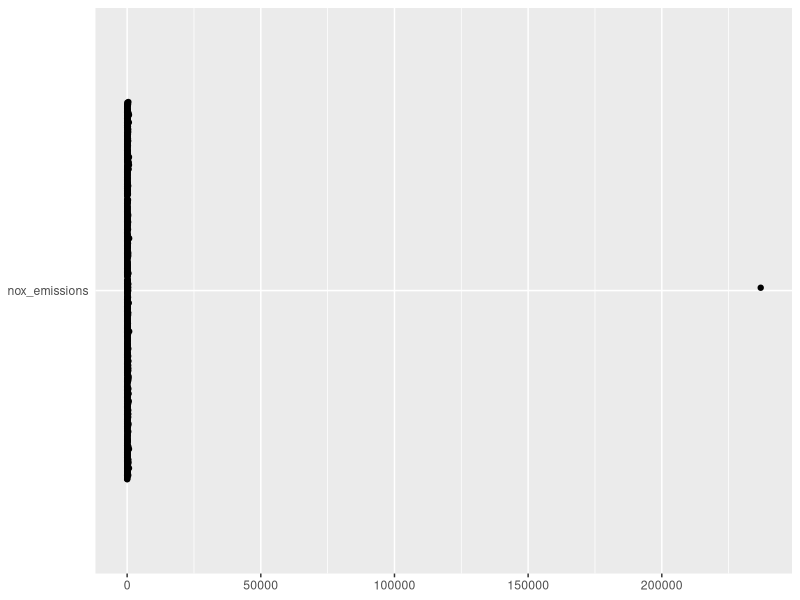

This figure's R source:
rm(list = ls()) # Clear environment
options(digits = 2) # Set output display precision
cat("\014") # Clear console
# Hit Ctrl+Shift+L to clear plots

regenerate_plots = FALSE

library(ggplot2)
library(GGally)

X = read.table('data.txt', header=TRUE)
X$euro_standard = factor(X$euro_standard)

set.seed(0380267)
selVec <- c(sample(1:dim(X)[1],1000))
XTrain <- X[selVec,]
XTest <- X[-selVec,]

# These identifying variables will not be included in any models
id_col_names = c('manufacturer',
                 'model',
                 'description')
id_cols = which(names(X) %in% id_col_names)

factor_col_names = c('euro_standard',
                     'transmission_type',
                     'fuel_type')
factor_cols = which(names(X) %in% factor_col_names)

continuous_cols = which(!(names(X) %in% id_col_names)
                        & !(names(X) %in% factor_col_names))

# One-dimensional jittered points plots of variables with extreme outliers
if (regenerate_plots) {
  outlier_col_names = c('noise_level', 'nox_emissions')
  for (col_name in outlier_col_names) {
    col = which(names(X) == col_name)
    df = data.frame(vec=XTrain[,col])
    ggplot(df, aes(x=1, y=vec)) +
      # geom_boxplot(colour='grey60') +
      geom_jitter(width=0.4) +
      coord_flip() +
      ggtitle(col_name) +
      theme(axis.title.y=element_blank(),
            axis.title.x=element_blank(),
            axis.text.y=element_blank(),
            axis.ticks.y=element_blank(),
            legend.position='none')
    filename = paste('jitterbox_', col_name, '.pdf', sep='')
    ggsave(filename, width=15, height=2)
  }
}

df = data.frame(vec=XTrain[,14])
ggplot(df, aes(x='nox_emissions', y=vec)) +
  # geom_boxplot(colour='grey60') +
  geom_jitter(width=0.4) +
  coord_flip() +
  theme(axis.title.y=element_blank(),
        axis.title.x=element_blank(),
        axis.ticks.y=element_blank(),
        legend.position='none')

# Find, save, and remove all extreme univariate outliers
outlier_indexes = c()
for (col in continuous_cols) {
  col_data = XTrain[,col]
  Q1 = quantile(col_data, c(0.25))
  Q3 = quantile(col_data, c(0.75))
  IQR = Q3 - Q1
  new_outliers = which(col_data < Q1 - 15*IQR |
                      col_data > Q3 + 15*IQR)
  outlier_indexes = c(outlier_indexes, new_outliers)
}
outliers = XTrain[outlier_indexes,]
XTrain = XTrain[-outlier_indexes,]

# Pairwise plots
if (regenerate_plots) {
  ggpairs(XTrain[,c(continuous_cols, factor_cols)], aes(alpha=0.4), labeller='label_parsed')
  ggsave('pairs.pdf', width=15, height=13)
}

